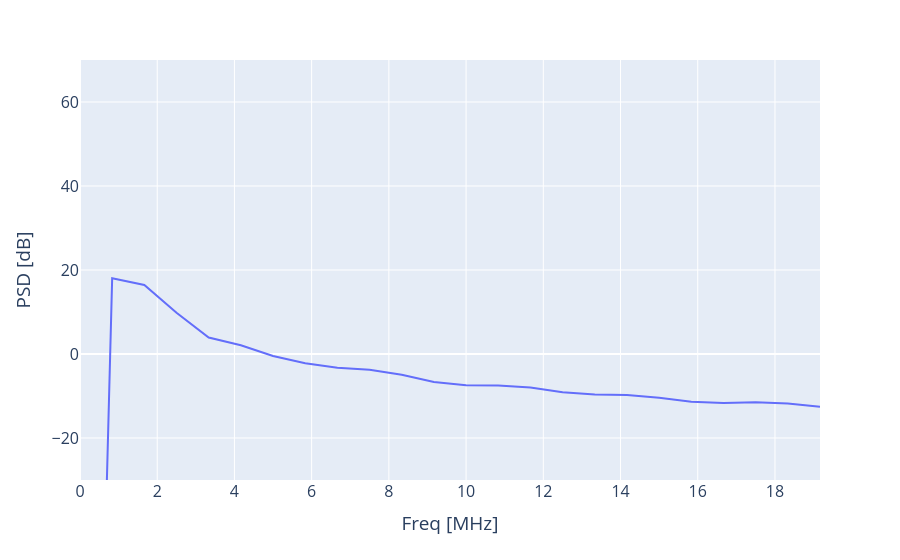

The notebook cell saved with this chart:
### Code cell
freq_lim = 20
freq_index = fft_freq<freq_lim
fig_new = px.line(x=fft_freq[freq_index], y=10*np.log10(fft_amp[freq_index]))
fig_new.update_layout(
    yaxis_range=[-30,70],
    xaxis=dict(title="Freq [MHz]"),
    yaxis=dict(title=r"PSD [dB]"), font_size=16
)
fig_new.show()

### Figure 1 — Plotly figure (JSON) as saved in the notebook; plotly's stock layout.template omitted (floating-point values rounded to 4 significant figures)
{"data": [{"hovertemplate": "x=%{x}<br>y=%{y}<extra></extra>", "legendgroup": "", "line": {"color": "#636efa", "dash": "solid"}, "marker": {"symbol": "circle"}, "mode": "lines", "name": "", "orientation": "v", "showlegend": false, "type": "scatter", "x": [0, 0.8333, 1.667, 2.5, 3.333, 4.167, 5, 5.833, 6.667, 7.5, 8.333, 9.167, 10, 10.83, 11.67, 12.5, 13.33, 14.17, 15, 15.83, 16.67, 17.5, 18.33, 19.17], "xaxis": "x", "y": [-274.4, 18.03, 16.42, 9.822, 3.915, 2.065, -0.4594, -2.208, -3.253, -3.749, -4.935, -6.678, -7.427, -7.477, -7.998, -9.085, -9.671, -9.761, -10.42, -11.36, -11.69, -11.47, -11.77, -12.58], "yaxis": "y"}], "layout": {"autosize": true, "font": {"size": 16}, "legend": {"tracegroupgap": 0}, "margin": {"t": 60}, "xaxis": {"anchor": "y", "autorange": true, "domain": [0, 1], "range": [0, 19.17], "title": {"text": "Freq [MHz]"}, "type": "linear"}, "yaxis": {"anchor": "x", "domain": [0, 1], "range": [-30, 70], "title": {"text": "PSD [dB]"}, "type": "linear"}}}
